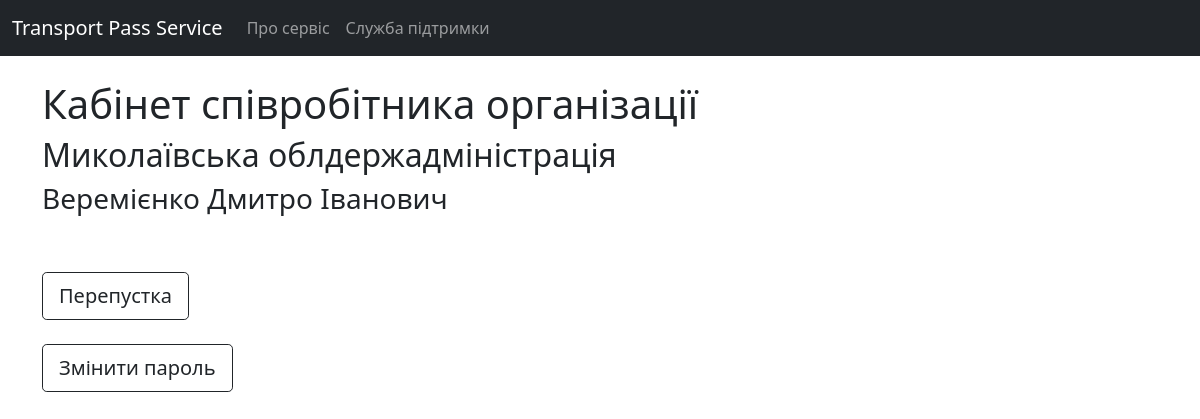
Screenshot of /user (signed in) with the database file from the repository.
### account/models.py (models this page shows, shortened)
class User(AbstractUser):
    patronymic = models.CharField(max_length=100)
    birthdate = models.DateField(null=True)
    phone = models.CharField(max_length=50)
    company_admin = models.BooleanField(default=False)
    company = models.ForeignKey(Company, blank=True, null=True, on_delete=models.CASCADE)

class Company(models.Model):
    name = models.CharField(max_length=255)
    kod = models.CharField(max_length=8, unique=True)

### account/views/user_views.py (the view)
# urls.py: path('user', user_views.user, name='user'),
@login_required
def user(request):
    return render(request, 'account/user/user.html')

### account/templates/account/user/user.html (shortened to what this page needs)
{% extends 'account/base.html' %}
{% block content %}
    <h1>Кабінет співробітника організації</h1>
    <h2>{{ user.company.name }}</h2>
    <h3>{{ user.last_name }} {{ user.first_name }} {{ user.patronymic }}</h3><br/><br/>
    <a href="{% url 'show_transport_pass' %}" class="btn btn-outline-dark btn-lg">Перепустка</a><br/><br/>
    <a href="{% url 'change_password' %}" class="btn btn-outline-dark btn-lg">Змінити пароль</a><br/><br/>
{% endblock %}

### rows the page displays
User: company.name "Миколаївська облдержадміністрація", last_name "Веремієнко", first_name "Дмитро", patronymic "Іванович"
